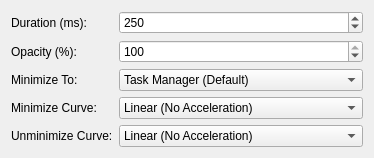
<?xml version="1.0" encoding="UTF-8"?>
<ui version="4.0">
    <class>Form</class>
    <widget class="QWidget" name="Form">
        <layout class="QFormLayout" name="formLayout">
            <item row="0" column="0">
                <widget class="QLabel" name="label_Duration">
                    <property name="text">
                        <string>Duration (ms):</string>
                    </property>
                </widget>
            </item>
            <item row="0" column="1">
                <widget class="QSpinBox" name="kcfg_Duration">
                    <property name="minimum">
                        <number>50</number>
                    </property>
                    <property name="maximum">
                        <number>5000</number>
                    </property>
                    <property name="singleStep">
                        <number>50</number>
                    </property>
                    <property name="value">
                        <number>250</number>
                    </property>
                </widget>
            </item>

            <item row="1" column="0">
                <widget class="QLabel" name="label_Opacity">
                    <property name="text">
                        <string>Opacity (%):</string>
                    </property>
                </widget>
            </item>
            <item row="1" column="1">
                <widget class="QSpinBox" name="kcfg_Opacity">
                    <property name="minimum">
                        <number>0</number>
                    </property>
                    <property name="maximum">
                        <number>100</number>
                    </property>
                    <property name="singleStep">
                        <number>10</number>
                    </property>
                    <property name="value">
                        <number>100</number>
                    </property>
                </widget>
            </item>

            <item row="2" column="0">
                <widget class="QLabel" name="label_MinimizeTarget">
                    <property name="text">
                        <string>Minimize To:</string>
                    </property>
                </widget>
            </item>
            <item row="2" column="1">
                <widget class="QComboBox" name="kcfg_MinimizeTarget">
                    <item><property name="text"><string>Task Manager (Default)</string></property></item>
                    <item><property name="text"><string>Fixed - Top Left</string></property></item>
                    <item><property name="text"><string>Fixed - Top</string></property></item>
                    <item><property name="text"><string>Fixed - Top Right</string></property></item>
                    <item><property name="text"><string>Fixed - Left</string></property></item>
                    <item><property name="text"><string>Fixed - Right</string></property></item>
                    <item><property name="text"><string>Fixed - Bottom Left</string></property></item>
                    <item><property name="text"><string>Fixed - Bottom</string></property></item>
                    <item><property name="text"><string>Fixed - Bottom Right</string></property></item>
                    <item><property name="text"><string>Mouse Position</string></property></item>
                </widget>
            </item>

            <item row="3" column="0">
                <widget class="QLabel" name="label_CurveMin">
                    <property name="text">
                        <string>Minimize Curve:</string>
                    </property>
                </widget>
            </item>
            <item row="3" column="1">
                <widget class="QComboBox" name="kcfg_AnimationCurveMinimize">
                    <item><property name="text"><string>Linear (No Acceleration)</string></property></item>

                    <item><property name="text"><string>Gentle - Ease Out (Sine)</string></property></item>
                    <item><property name="text"><string>Gentle - Ease In (Sine)</string></property></item>
                    <item><property name="text"><string>Gentle - Ease In-Out (Sine)</string></property></item>

                    <item><property name="text"><string>Standard - Ease Out (Quad)</string></property></item>
                    <item><property name="text"><string>Standard - Ease In (Quad)</string></property></item>
                    <item><property name="text"><string>Standard - Ease In-Out (Quad)</string></property></item>
                    <item><property name="text"><string>Standard - Stronger Out (Cubic)</string></property></item>
                    <item><property name="text"><string>Standard - Stronger In (Cubic)</string></property></item>
                    <item><property name="text"><string>Standard - Stronger In-Out (Cubic)</string></property></item>

                    <item><property name="text"><string>Sharp - Ease Out (Quart)</string></property></item>
                    <item><property name="text"><string>Sharp - Ease In (Quart)</string></property></item>
                    <item><property name="text"><string>Sharp - Ease In-Out (Quart)</string></property></item>
                    <item><property name="text"><string>Sharp - Aggressive Out (Quint)</string></property></item>
                    <item><property name="text"><string>Sharp - Aggressive In (Quint)</string></property></item>
                    <item><property name="text"><string>Sharp - Aggressive In-Out (Quint)</string></property></item>
                    <item><property name="text"><string>Snappy - Instant Start (Expo)</string></property></item>
                    <item><property name="text"><string>Snappy - Instant End (Expo)</string></property></item>
                    <item><property name="text"><string>Snappy - Instant Middle (Expo)</string></property></item>

                    <item><property name="text"><string>Sudden - Abrupt Stop (Circ)</string></property></item>
                    <item><property name="text"><string>Sudden - Abrupt Start (Circ)</string></property></item>
                    <item><property name="text"><string>Sudden - Abrupt Both (Circ)</string></property></item>

                    <item><property name="text"><string>Physics - Overshoot End (Back)</string></property></item>
                    <item><property name="text"><string>Physics - Anticipate Start (Back)</string></property></item>
                    <item><property name="text"><string>Physics - Anticipate &amp; Overshoot (Back)</string></property></item>

                    <item><property name="text"><string>Physics - Elastic Wobble (Elastic)</string></property></item>
                    <item><property name="text"><string>Physics - Elastic Windup (Elastic)</string></property></item>
                    <item><property name="text"><string>Physics - Elastic Both (Elastic)</string></property></item>

                    <item><property name="text"><string>Physics - Bounce (Bounce)</string></property></item>
                    <item><property name="text"><string>Physics - Reverse Bounce (Bounce)</string></property></item>
                    <item><property name="text"><string>Physics - Bounce Both (Bounce)</string></property></item>
                </widget>
            </item>

            <item row="4" column="0">
                <widget class="QLabel" name="label_CurveUnmin">
                    <property name="text">
                        <string>Unminimize Curve:</string>
                    </property>
                </widget>
            </item>
            <item row="4" column="1">
                <widget class="QComboBox" name="kcfg_AnimationCurveUnminimize">
                    <item><property name="text"><string>Linear (No Acceleration)</string></property></item>

                    <item><property name="text"><string>Gentle - Ease Out (Sine)</string></property></item>
                    <item><property name="text"><string>Gentle - Ease In (Sine)</string></property></item>
                    <item><property name="text"><string>Gentle - Ease In-Out (Sine)</string></property></item>

                    <item><property name="text"><string>Standard - Ease Out (Quad)</string></property></item>
                    <item><property name="text"><string>Standard - Ease In (Quad)</string></property></item>
                    <item><property name="text"><string>Standard - Ease In-Out (Quad)</string></property></item>
                    <item><property name="text"><string>Standard - Stronger Out (Cubic)</string></property></item>
                    <item><property name="text"><string>Standard - Stronger In (Cubic)</string></property></item>
                    <item><property name="text"><string>Standard - Stronger In-Out (Cubic)</string></property></item>

                    <item><property name="text"><string>Sharp - Ease Out (Quart)</string></property></item>
                    <item><property name="text"><string>Sharp - Ease In (Quart)</string></property></item>
                    <item><property name="text"><string>Sharp - Ease In-Out (Quart)</string></property></item>
                    <item><property name="text"><string>Sharp - Aggressive Out (Quint)</string></property></item>
                    <item><property name="text"><string>Sharp - Aggressive In (Quint)</string></property></item>
                    <item><property name="text"><string>Sharp - Aggressive In-Out (Quint)</string></property></item>
                    <item><property name="text"><string>Snappy - Instant Start (Expo)</string></property></item>
                    <item><property name="text"><string>Snappy - Instant End (Expo)</string></property></item>
                    <item><property name="text"><string>Snappy - Instant Middle (Expo)</string></property></item>

                    <item><property name="text"><string>Sudden - Abrupt Stop (Circ)</string></property></item>
                    <item><property name="text"><string>Sudden - Abrupt Start (Circ)</string></property></item>
                    <item><property name="text"><string>Sudden - Abrupt Both (Circ)</string></property></item>

                    <item><property name="text"><string>Physics - Overshoot End (Back)</string></property></item>
                    <item><property name="text"><string>Physics - Anticipate Start (Back)</string></property></item>
                    <item><property name="text"><string>Physics - Anticipate &amp; Overshoot (Back)</string></property></item>

                    <item><property name="text"><string>Physics - Elastic Wobble (Elastic)</string></property></item>
                    <item><property name="text"><string>Physics - Elastic Windup (Elastic)</string></property></item>
                    <item><property name="text"><string>Physics - Elastic Both (Elastic)</string></property></item>

                    <item><property name="text"><string>Physics - Bounce (Bounce)</string></property></item>
                    <item><property name="text"><string>Physics - Reverse Bounce (Bounce)</string></property></item>
                    <item><property name="text"><string>Physics - Bounce Both (Bounce)</string></property></item>
                </widget>
            </item>
        </layout>
    </widget>
</ui>
